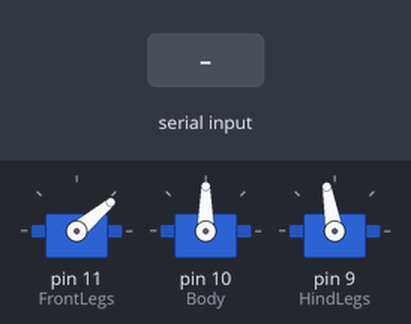
Bench run of a sketch on a simulated Arduino Uno, built with avr-gcc and run on an emulated ATmega328P. Shown: 3 × servo. The test bench sets the inputs (shaded band).

Above: at 1.2 s.
1.3 s: "1" received over the second serial link
At 1.9 s:
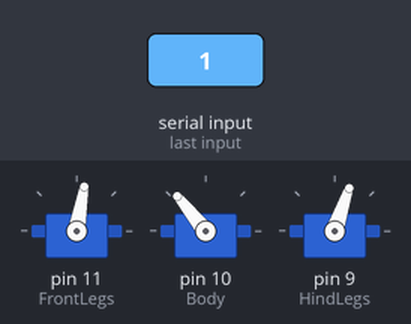
4.3 s: "2" received over the second serial link
At 5.4 s:
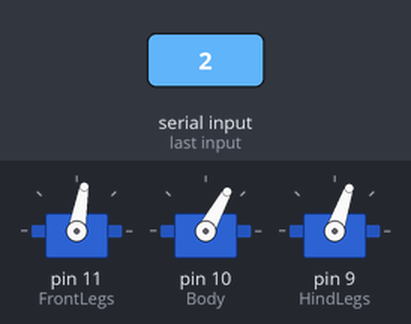
7.1 s: "3" received over the second serial link
At 8.2 s:
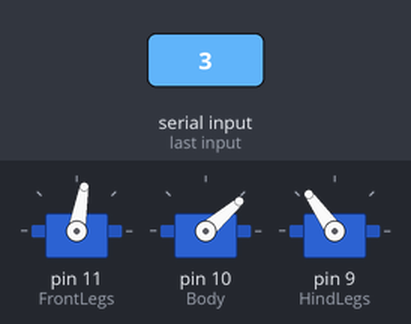
9.9 s: "4" received over the second serial link
At 10.08 s:
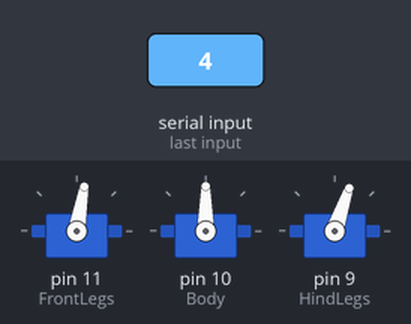
Timing chart, 0 to 12.9 s (numbered marks = the images above; inputs shaded):
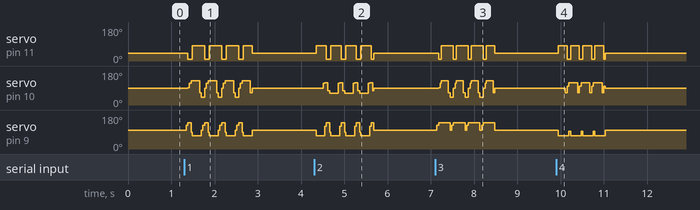

Measured:
- after the input at 4.3 s, servo on pin 11 (FrontLegs): 40° → 80° after 0.05 s, → 10° 0.24 s later, → 80° 0.11 s later, → 10° 0.24 s later, … (9 changes in this stretch); servo on pin 10 (Body): 90° → 115° after 0.21 s, then repeats every 0.35 s: 119° 0.07 s, 75° 0.04 s, 61° 0.20 s, 115° 0.04 s, until it stays 90° from 5.7 s
- after the input at 9.9 s, servo on pin 10 (Body): 90° → 65° after 0.21 s, then repeats every 0.28 s: 100° 0.04 s, 119° 0.20 s, 65° 0.04 s, until it stays 90° from 11.0 s; servo on pin 9 (HindLegs): 100° → 71° after 0.05 s, → 100° 1.1 s later

The sketch:

firmware.ino
```cpp
////////////////////////////////////////////////////////////////
// Arduino    <-->    Bluetooth
//  Pin 4                Tx
//  Pin 5                Rx
////////////////////////////////////////////////////////////////
#include <SoftwareSerial.h>
#include <Servo.h>

#define DEBUG

#define BLUETOOTH_TX 4
#define BLUETOOTH_RX 5
SoftwareSerial bluetooth(BLUETOOTH_TX, BLUETOOTH_RX); // RX, TX

Servo FrontLegs;
Servo Body;
Servo HindLegs;

int delay_us = 1500;

////////////////////////////////////////////////////////////
//                     FRONT LEGS
////////////////////////////////////////////////////////////
void FrontLeg_Left_MoveForward(uint8_t ang)
{
  for(uint8_t i = 0; i < ang; i++)
  {
    FrontLegs.write(ang);
    delayMicroseconds(delay_us);
  }
}

void FrontLegs_Balance(uint8_t ang)
{
  for(uint8_t i = 0; i < ang; i++)
  {
    FrontLegs.write(ang);
    delayMicroseconds(delay_us);
  }
}

void FrontLeg_Right_MoveForward(uint8_t ang)
{
  for(uint8_t i = 0; i < ang; i++)
  {
    FrontLegs.write(ang);
    delayMicroseconds(delay_us);
  }
}

////////////////////////////////////////////////////////////
//                     THE BODY
////////////////////////////////////////////////////////////
void Body_TiltToLeft(uint8_t ang)
{
  for(uint8_t i = 90; i > ang; i--)
  {
    Body.write(i);
    delayMicroseconds(delay_us);
  }
}

void Body_Balance(uint8_t ang)
{
  for(uint8_t i = ang; i > 0; i--)
  {
    Body.write(i);
    delayMicroseconds(delay_us);
  }
}

void Body_TiltToRight(uint8_t ang)
{
  for(uint8_t i = 90; i < ang; i++)
  {
    Body.write(i);
    delayMicroseconds(delay_us);
  }
}

////////////////////////////////////////////////////////////
//                     HIND LEGS
////////////////////////////////////////////////////////////
void HindLeg_Left_MoveForward(uint8_t ang)
{
  for(uint8_t i = 100; i < ang; i++)
  {
    HindLegs.write(i);
    delayMicroseconds(delay_us);
  }
}

void HindLeg_Balance(void)
{
  HindLegs.write(100);
  delay(500);
}

void HindLeg_Right_MoveForward(uint8_t ang)
{
  for(uint8_t i = 100; i > ang; i--)
  {
    HindLegs.write(i);
    delayMicroseconds(delay_us);
  }
}

void setup()
{
  bluetooth.begin(9600);

  FrontLegs.attach(11);
  Body.attach(10);
  HindLegs.attach(9);

  //...Default
  FrontLegs.write(40);
  Body.write(90);
  HindLegs.write(100);
}

void loop()
{
  uint8_t T = 0;

  //...Default
  FrontLegs.write(40);
  Body.write(90);
  HindLegs.write(100);

  if(bluetooth.available() > 0)
  {
    char chr = bluetooth.read();

    if(chr == '1') //...Move Forward
    {
      do
      {
        HindLeg_Left_MoveForward(140);
        FrontLeg_Right_MoveForward(10);
        Body_TiltToRight(130);

        HindLeg_Right_MoveForward(70);
        FrontLeg_Left_MoveForward(80);
        Body_TiltToLeft(40);

        T += 1;
      }while(T < 4);

      T = 0;
    }
    else if(chr == '2') //...Move Backforward
    {
      do
      {
        HindLeg_Right_MoveForward(70);
        FrontLeg_Left_MoveForward(80);
        Body_TiltToRight(120);

        HindLeg_Left_MoveForward(140);
        FrontLeg_Right_MoveForward(10);
        Body_TiltToLeft(60);

        T += 1;
      }while(T < 4);

      T = 0;
    }
    else if(chr == '3') //...Move Turn Left
    {
      do
      {
        HindLeg_Left_MoveForward(140);

        FrontLeg_Right_MoveForward(10);
        Body_TiltToRight(130);

        FrontLeg_Left_MoveForward(80);
        Body_TiltToLeft(40);

        T += 1;
      }while(T < 4);

      T = 0;
    }
    else if(chr == '4') //...Move Turn Right
    {
      do
      {
        HindLeg_Right_MoveForward(70);

        FrontLeg_Left_MoveForward(80);
        Body_TiltToLeft(60);

        FrontLeg_Right_MoveForward(10);
        Body_TiltToRight(120);

        T += 1;
      }while(T < 4);

      T = 0;
    }
  }
}
```
